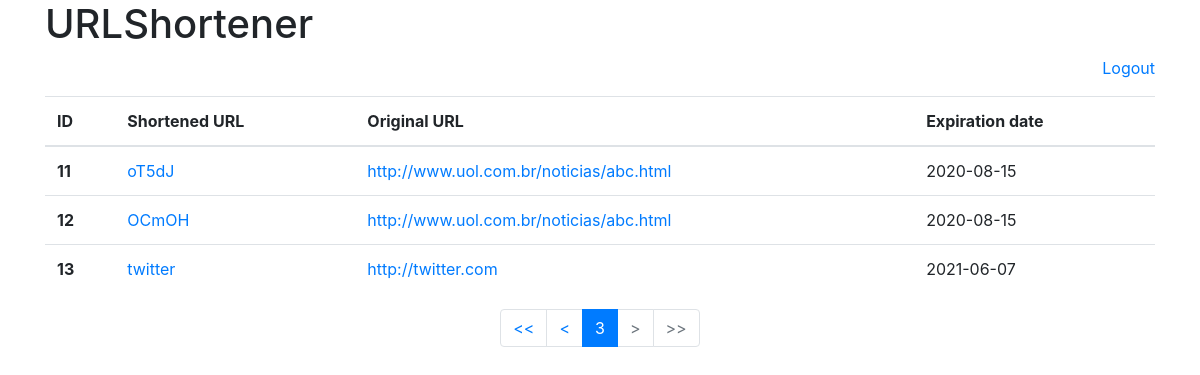
The page /?page=3&limit=5 (signed in) on the database its author committed.
### models.py (models this page shows)
class URL(db.Model):
    __tablename__ = "url"
    id = db.Column(db.Integer, primary_key=True)
    shortened_url = db.Column(db.String(20), unique=True, nullable=False)
    original_url = db.Column(db.String(200), unique=False, nullable=False)
    expiration_date = db.Column(db.String(20), unique=False, nullable=False)

### application.py (the view)
@application.route('/', methods=['GET'])
def home():
    return routes.home()

### templates/home.html
{% extends "template.html" %}
{% set page_title = "Home" %}
{% set page_header = "URLShortener" %}
{% block content %}
<p class="float-right">
    <a href="{{ url_for('logout') }}">Logout</a>
</p>
<table class="table">
    <thead>
        <tr>
            <th scope="col">ID</th>
            <th scope="col">Shortened URL</th>
            <th scope="col">Original URL</th>
            <th scope="col">Expiration date</th>
        </tr>
    </thead>
    <tbody>
    {% for url in data['data'] %}
    <tr>
      <th scope="row">{{ url['id'] }}</th>
      <td><a href="{{ url['shortened_url'] }}" target="_blank">{{ url['shortened_url'] }}</a></td>
      <td><a href="{{ url['original_url'] }}" target="_blank">{{ url['original_url'] }}</a></td>
      <td>{{ url['expiration_date'] }}</td>
    </tr>
    {% endfor %}
    </tbody>
</table>
<nav>
  <ul class="pagination justify-content-center">
    {% if data['current'] > 1 %}
    <li class="page-item">
      <a class="page-link" href="{{ data['_links']['first'] }}">&lt;&lt;</a>
    </li>
    {% else %}
    <li class="page-item disabled">
      <a class="page-link" href="#">&lt;&lt;</a>
    </li>
    {% endif %}
    {% if 'prev' in data['_links'] %}
    <li class="page-item">
        <a class="page-link" href="{{ data['_links']['prev'] }}">&lt;</a>
    </li>
    {% else %}
    <li class="page-item disabled">
        <a class="page-link" href="#">&lt;</a>
    </li>
    {% endif %}
    <li class="page-item active">
      <a class="page-link" href="#">{{ data['current'] }} <span class="sr-only">/{{ data['total'] }}</span></a>
    </li>
    {% if 'next' in data['_links'] %}
    <li class="page-item">
        <a class="page-link" href="{{ data['_links']['next'] }}">&gt;</a>
    </li>
    {% else %}
    <li class="page-item disabled">
        <a class="page-link" href="#">&gt;</a>
    </li>
    {% endif %}
    {% if data['current'] < data['last'] %}
    <li class="page-item">
      <a class="page-link" href="{{ data['_links']['last'] }}">&gt;&gt;</a>
    </li>
    {% else %}
    <li class="page-item disabled">
        <a class="page-link" href="#">&gt;&gt;</a>
    </li>
    {% endif %}
  </ul>
</nav>
{% endblock %}

### rows shown on the page
URL: id "11", shortened_url "oT5dJ", original_url "http://www.uol.com.br/noticias/abc.html", expiration_date "2020-08-15"
URL: id "12", shortened_url "OCmOH", original_url "http://www.uol.com.br/noticias/abc.html", expiration_date "2020-08-15"
URL: id "13", shortened_url "twitter", original_url "http://twitter.com", expiration_date "2021-06-07"

### other values the page prints
{{ page_header }} "URLShortener"
{{ data['current'] }} "3"
